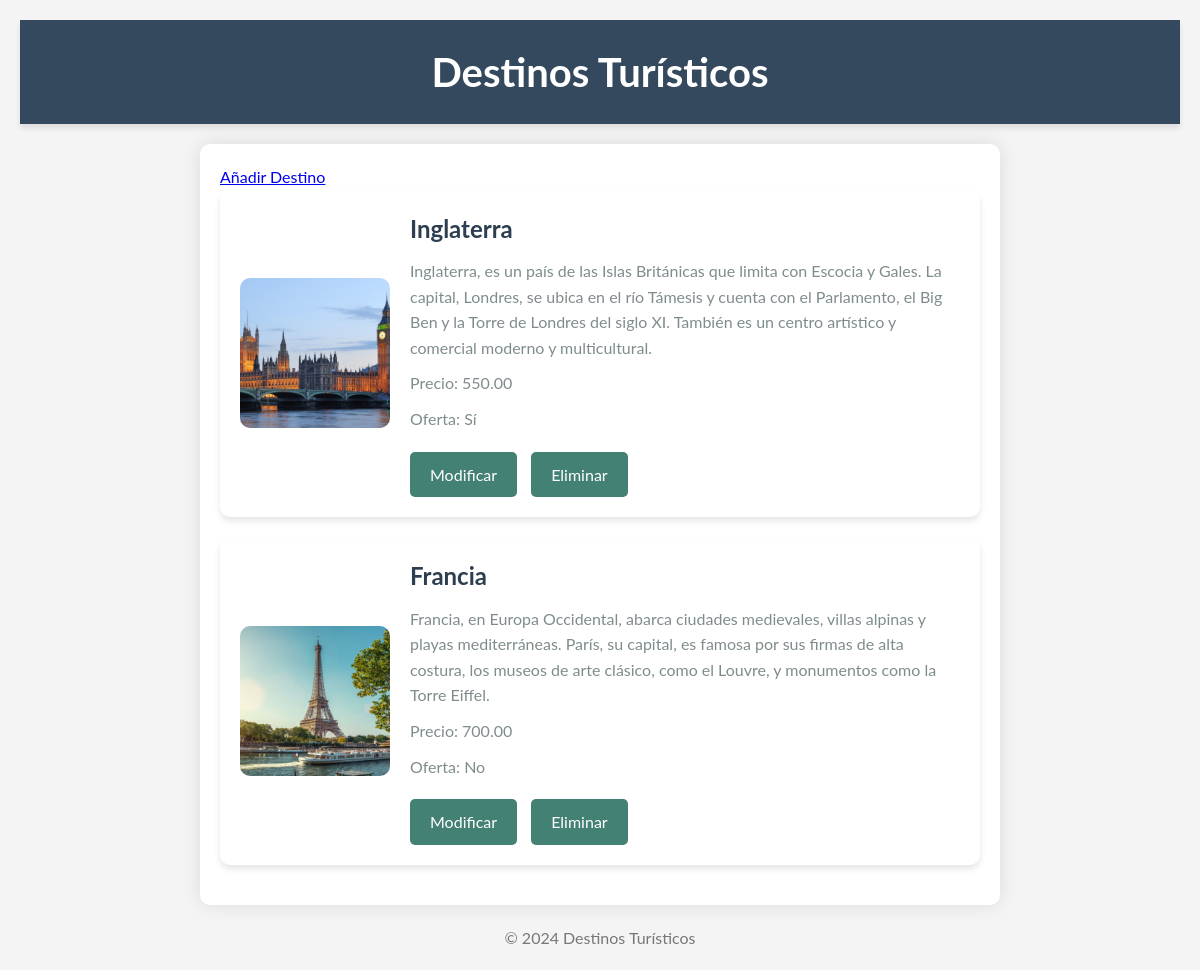
Before: / with the older database file.
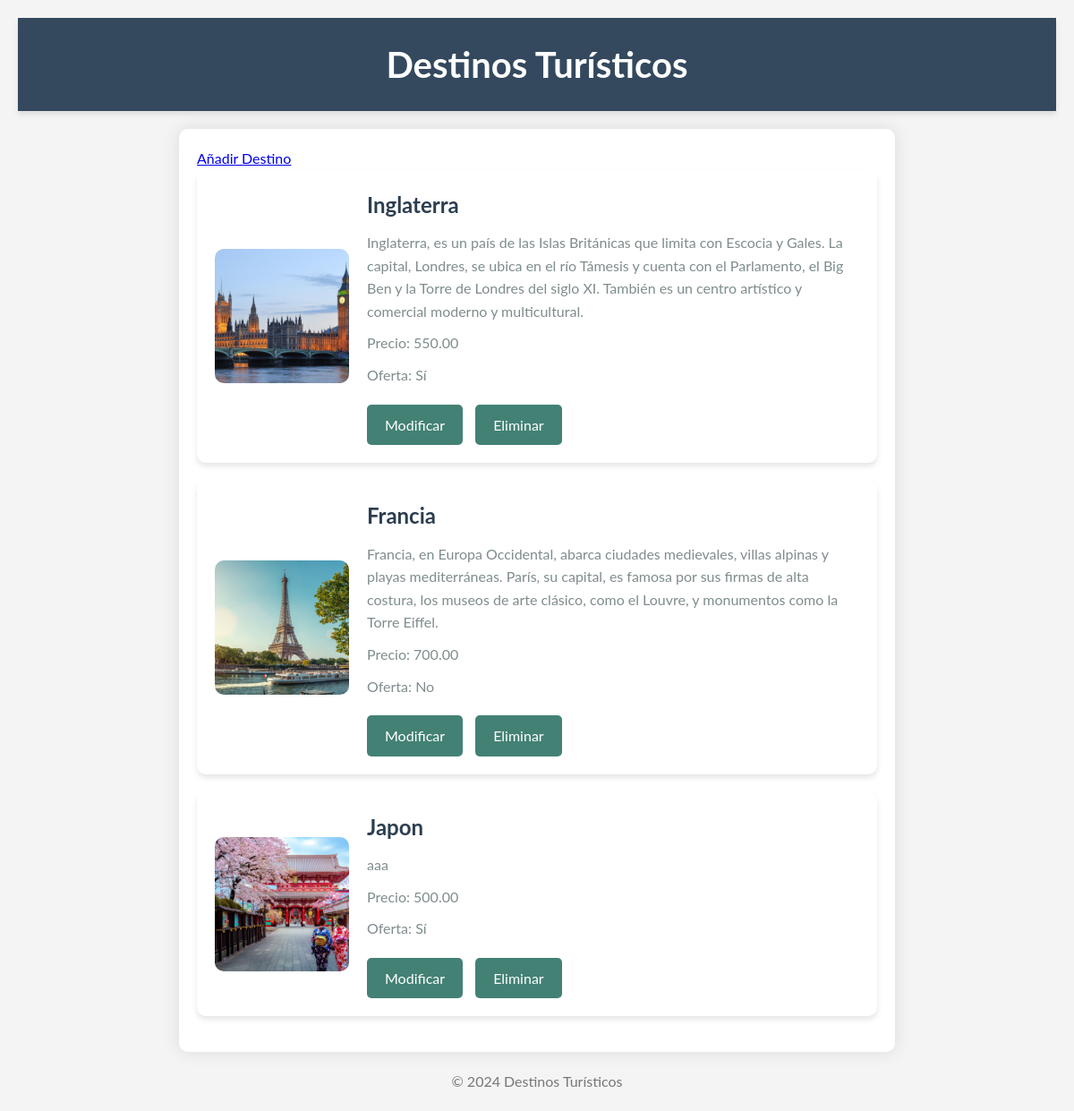
After: the same page with the newer database file.
### destinos/models.py (models this page shows, shortened)
class DestinosTuristicos(models.Model):
    nombreCiudad = models.CharField(max_length=100)
    descripcionCiudad = models.TextField()
    imagenCiudad = models.ImageField(upload_to='images/')
    precioTour = models.DecimalField(max_digits=10, decimal_places=2)
    ofertaTour = models.BooleanField(default=False)

### destinos/views.py (the view)
# urls.py: path('', views.listar_destinos, name='listar_destinos'),
def listar_destinos(request):
    destinos = DestinosTuristicos.objects.all()
    return render(request, 'destinos/listar.html', {'destinos': destinos})

### destinos/templates/destinos/listar.html (shortened to what this page needs)
<!DOCTYPE html>
<html>
<head>
    {% load static %}
    <link rel="stylesheet" type="text/css" href="{% static 'css/styles.css' %}">
</head>
<body>
    <header>
        <h1>Destinos Turísticos</h1>
    </header>
    <main>
        <div class="text-center mb-20">
            <a href="{% url 'añadir_destino' %}" class="button">Añadir Destino</a>
        </div>
        <ul>
            {% for destino in destinos %}
            <li>
                <img src="{{ destino.imagenCiudad.url }}" alt="{{ destino.nombreCiudad }}">
                <div>
                    <h2>{{ destino.nombreCiudad }}</h2>
                    <p>{{ destino.descripcionCiudad }}</p>
                    <p>Precio: {{ destino.precioTour }}</p>
                    <p>Oferta: {% if destino.ofertaTour %}Sí{% else %}No{% endif %}</p>
                    <a href="{% url 'modificar_destino' destino.id %}">Modificar</a>
                    <a href="{% url 'eliminar_destino' destino.id %}">Eliminar</a>
                </div>
            </li>
            {% endfor %}
        </ul>
    </main>
    <footer>
        <p>&copy; 2024 Destinos Turísticos</p>
    </footer>
</body>
</html>

### destinos/static/css/styles.css (style rules this page uses)
* { margin: 0; padding: 0; box-sizing: border-box; }
body { font-family: 'Lato', sans-serif; background-color: #f4f4f4; color: #333; line-height: 1.6; padding: 20px; }
header { background-color: #34495e; color: #fff; padding: 20px 0; text-align: center; box-shadow: 0 4px 6px rgba(0, 0, 0, 0.1); }
header h1 { margin: 0; font-size: 2.5em; font-weight: 700; }
main { max-width: 800px; margin: 20px auto; padding: 20px; background: #fff; border-radius: 10px; box-shadow: 0 0 20px rgba(0, 0, 0, 0.1); }
ul { list-style: none; padding: 0; }
ul li { background: #fff; margin-bottom: 20px; padding: 20px; border-radius: 10px; box-shadow: 0 4px 6px rgba(0, 0, 0, 0.1); display: flex; align-items: center; }
ul li img { border-radius: 10px; margin-right: 20px; width: 150px; height: 150px; object-fit: cover; }
ul li div { flex-grow: 1; }
ul li h2 { margin: 0; font-size: 1.5em; color: #2c3e50; }
ul li p { margin: 10px 0; color: #7f8c8d; }
ul li a { display: inline-block; margin: 10px 10px 0 0; padding: 10px 20px; background-color: #438175; color: #fff; text-decoration: none; border-radius: 5px; transition: background-color 0.3s ease, transform 0.3s ease; }
footer { text-align: center; margin-top: 20px; color: #777; }

Changed rows visible on the page:
added DestinosTuristicos: imagenCiudad (picture), nombreCiudad "Japon", descripcionCiudad "aaa", precioTour "500.00", ofertaTour "Sí"
